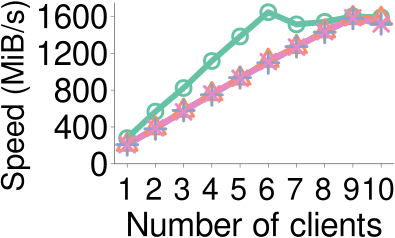

Recreate this plot in R.
library(grid)
library(ggplot2)
library(extrafont)
require("RColorBrewer")
require(scales)
font_import()
loadfonts()



mywidth=4
myheight=2.5
my_value=c(1,2,3,4)
# my_line=c("longdash","dotted","solid","dashed")
my_line=c("solid","solid","solid","solid")
my_color=c("#66c2a5" ,"#fc8d62" ,"#8da0cb" ,"#e78ac3" ,"#a6d854" ,"#ffd92f")

if(T){
    x1 <- read.table("upload_2nd_line.data",header=TRUE)
    cairo_pdf(file="upload_2nd_line.pdf",  width=mywidth, height=myheight)
    x1$type <- factor(x1$type, levels=c("SGX","firstFeature","minFeature","allFeature"), labels=c("TEEDedup","TEEDedup+\n(firstFeature)","TEEDedup+\n(minFeature)","TEEDedup+\n(allFeature)"))
    ggplot(data=x1, aes(x=ID,y=throughput,shape=type,linetype=type, colour=type)) +
    geom_line(size=2) + 
    geom_point(size=4, stroke=1.5, fill="white") +
    scale_shape_manual(values=c(my_value)) +
    scale_colour_manual(values=c(my_color)) + 
    scale_linetype_manual(values=c(my_line)) +
    coord_cartesian(ylim=c(79.51, 1670), xlim=c(1,10)) +
    scale_x_continuous(breaks=c(1,2,3,4,5,6,7,8,9,10)) +
    scale_y_continuous(breaks=seq(0, 1600, 400), labels=format(seq(0, 1600, 400), scientific=FALSE)) +
    ylab("Speed (MiB/s)") +
    xlab("Number of clients") +
    theme_bw() +
    theme(
     panel.grid.major=element_blank(), panel.grid.minor=element_blank(),
	    panel.background=element_blank(), 
	    panel.border = element_blank(),
		  # panel.border=element_rect(size=0.5),
		  axis.line=element_line(colour="black", size=0.15),
		  axis.ticks=element_line(size=0.15),
	    axis.text.x=element_text(margin=margin(7,0,0,0), angle=0, hjust=0.6, colour="black", size=22),
	    axis.title.y=element_text(size=22, hjust=0.9),
      axis.title.x=element_text(size=24),
	    axis.text.y=element_text(margin=margin(0,2,0,0),colour="black",size=24),
	    # axis.title.x=element_text(size=rel(0)),
	    legend.key.size=unit(0.5, "cm"),
      legend.title=element_blank(),
	    legend.position="none",
      legend.direction="horizontal",
      legend.text=element_text(size=10),
      legend.margin = margin(t = 0, unit='cm'),
      plot.margin=unit(c(0.1,0.1,0.1,0.1), "cm")
    ) 
}
